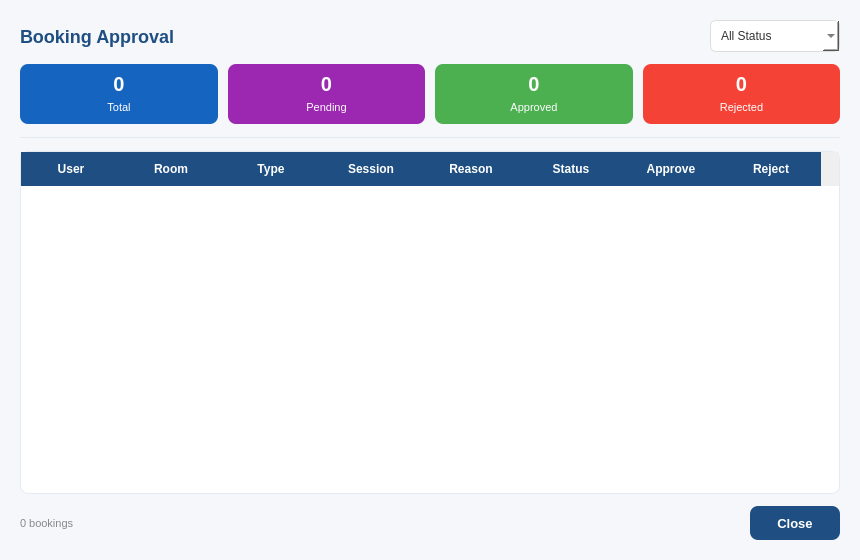
<?xml version="1.0" encoding="UTF-8"?>
<ui version="4.0">
 <class>BookingApproval</class>
 <widget class="QDialog" name="BookingApproval">
  <property name="geometry">
   <rect>
    <x>0</x>
    <y>0</y>
    <width>860</width>
    <height>560</height>
   </rect>
  </property>
  <property name="windowTitle">
   <string>Booking Approval</string>
  </property>
  <property name="styleSheet">
   <string notr="true">QDialog { background: #F5F7FA; }
QLabel { color: #333; border: none; }
QTableWidget { background: white; border: 1px solid #E3EAF2; border-radius: 8px; gridline-color: #F0F0F0; font-size: 12px; color: #333; }
QTableWidget::item { padding: 6px; color: #333; }
QHeaderView::section { background: #1F4F82; color: white; font-weight: bold; font-size: 12px; padding: 8px; border: none; }
QScrollBar:vertical { width: 8px; background: #F0F0F0; border-radius: 4px; }
QScrollBar::handle:vertical { background: #C0C0C0; border-radius: 4px; }</string>
  </property>
  <layout class="QVBoxLayout" name="mainLayout">
   <property name="spacing">
    <number>12</number>
   </property>
   <property name="leftMargin"><number>20</number></property>
   <property name="topMargin"><number>20</number></property>
   <property name="rightMargin"><number>20</number></property>
   <property name="bottomMargin"><number>20</number></property>
   <item>
    <layout class="QHBoxLayout" name="headerLayout">
     <property name="spacing">
      <number>0</number>
     </property>
     <item>
      <widget class="QLabel" name="lblTitle">
       <property name="text">
        <string>Booking Approval</string>
       </property>
       <property name="styleSheet">
        <string notr="true">font-size: 18px; font-weight: bold; color: #1F4F82;</string>
       </property>
      </widget>
     </item>
     <item>
      <spacer name="headerSpacer">
       <property name="orientation">
        <enum>Qt::Horizontal</enum>
       </property>
       <property name="sizeHint" stdset="0">
        <size><width>40</width><height>20</height></size>
       </property>
      </spacer>
     </item>
     <item>
      <widget class="QComboBox" name="comboFilter">
       <property name="minimumSize">
        <size><width>130</width><height>32</height></size>
       </property>
       <property name="styleSheet">
        <string notr="true">QComboBox { padding: 4px 10px; border: 1px solid #ddd; border-radius: 6px; font-size: 12px; background: white; color: #333; }
QComboBox:focus { border: 1px solid #1F4F82; }</string>
       </property>
       <item><property name="text"><string>All Status</string></property></item>
       <item><property name="text"><string>Pending</string></property></item>
       <item><property name="text"><string>Approved</string></property></item>
       <item><property name="text"><string>Rejected</string></property></item>
      </widget>
     </item>
    </layout>
   </item>
   <item>
    <layout class="QHBoxLayout" name="statsLayout">
     <property name="spacing">
      <number>10</number>
     </property>
     <item>
      <widget class="QFrame" name="cardTotal">
       <property name="minimumSize">
        <size><width>0</width><height>60</height></size>
       </property>
       <property name="styleSheet">
        <string notr="true">QFrame { background: #1565C0; border-radius: 8px; }
QLabel { color: white; border: none; }</string>
       </property>
       <layout class="QVBoxLayout" name="cardTotalLayout">
        <property name="spacing"><number>2</number></property>
        <property name="leftMargin"><number>12</number></property>
        <property name="topMargin"><number>8</number></property>
        <property name="rightMargin"><number>12</number></property>
        <property name="bottomMargin"><number>8</number></property>
        <item>
         <widget class="QLabel" name="lblTotalVal">
          <property name="text"><string>0</string></property>
          <property name="alignment"><set>Qt::AlignCenter</set></property>
          <property name="styleSheet"><string notr="true">font-size: 20px; font-weight: bold;</string></property>
         </widget>
        </item>
        <item>
         <widget class="QLabel" name="lblTotalText">
          <property name="text"><string>Total</string></property>
          <property name="alignment"><set>Qt::AlignCenter</set></property>
          <property name="styleSheet"><string notr="true">font-size: 11px;</string></property>
         </widget>
        </item>
       </layout>
      </widget>
     </item>
     <item>
      <widget class="QFrame" name="cardPending">
       <property name="minimumSize">
        <size><width>0</width><height>60</height></size>
       </property>
       <property name="styleSheet">
        <string notr="true">QFrame { background: #9C27B0; border-radius: 8px; }
QLabel { color: white; border: none; }</string>
       </property>
       <layout class="QVBoxLayout" name="cardPendingLayout">
        <property name="spacing"><number>2</number></property>
        <property name="leftMargin"><number>12</number></property>
        <property name="topMargin"><number>8</number></property>
        <property name="rightMargin"><number>12</number></property>
        <property name="bottomMargin"><number>8</number></property>
        <item>
         <widget class="QLabel" name="lblPendingVal">
          <property name="text"><string>0</string></property>
          <property name="alignment"><set>Qt::AlignCenter</set></property>
          <property name="styleSheet"><string notr="true">font-size: 20px; font-weight: bold;</string></property>
         </widget>
        </item>
        <item>
         <widget class="QLabel" name="lblPendingText">
          <property name="text"><string>Pending</string></property>
          <property name="alignment"><set>Qt::AlignCenter</set></property>
          <property name="styleSheet"><string notr="true">font-size: 11px;</string></property>
         </widget>
        </item>
       </layout>
      </widget>
     </item>
     <item>
      <widget class="QFrame" name="cardApproved">
       <property name="minimumSize">
        <size><width>0</width><height>60</height></size>
       </property>
       <property name="styleSheet">
        <string notr="true">QFrame { background: #4CAF50; border-radius: 8px; }
QLabel { color: white; border: none; }</string>
       </property>
       <layout class="QVBoxLayout" name="cardApprovedLayout">
        <property name="spacing"><number>2</number></property>
        <property name="leftMargin"><number>12</number></property>
        <property name="topMargin"><number>8</number></property>
        <property name="rightMargin"><number>12</number></property>
        <property name="bottomMargin"><number>8</number></property>
        <item>
         <widget class="QLabel" name="lblApprovedVal">
          <property name="text"><string>0</string></property>
          <property name="alignment"><set>Qt::AlignCenter</set></property>
          <property name="styleSheet"><string notr="true">font-size: 20px; font-weight: bold;</string></property>
         </widget>
        </item>
        <item>
         <widget class="QLabel" name="lblApprovedText">
          <property name="text"><string>Approved</string></property>
          <property name="alignment"><set>Qt::AlignCenter</set></property>
          <property name="styleSheet"><string notr="true">font-size: 11px;</string></property>
         </widget>
        </item>
       </layout>
      </widget>
     </item>
     <item>
      <widget class="QFrame" name="cardRejected">
       <property name="minimumSize">
        <size><width>0</width><height>60</height></size>
       </property>
       <property name="styleSheet">
        <string notr="true">QFrame { background: #F44336; border-radius: 8px; }
QLabel { color: white; border: none; }</string>
       </property>
       <layout class="QVBoxLayout" name="cardRejectedLayout">
        <property name="spacing"><number>2</number></property>
        <property name="leftMargin"><number>12</number></property>
        <property name="topMargin"><number>8</number></property>
        <property name="rightMargin"><number>12</number></property>
        <property name="bottomMargin"><number>8</number></property>
        <item>
         <widget class="QLabel" name="lblRejectedVal">
          <property name="text"><string>0</string></property>
          <property name="alignment"><set>Qt::AlignCenter</set></property>
          <property name="styleSheet"><string notr="true">font-size: 20px; font-weight: bold;</string></property>
         </widget>
        </item>
        <item>
         <widget class="QLabel" name="lblRejectedText">
          <property name="text"><string>Rejected</string></property>
          <property name="alignment"><set>Qt::AlignCenter</set></property>
          <property name="styleSheet"><string notr="true">font-size: 11px;</string></property>
         </widget>
        </item>
       </layout>
      </widget>
     </item>
    </layout>
   </item>
   <item>
    <widget class="QFrame" name="separator">
     <property name="frameShape">
      <enum>QFrame::HLine</enum>
     </property>
     <property name="styleSheet">
      <string notr="true">color: #E3EAF2;</string>
     </property>
    </widget>
   </item>
   <item>
    <widget class="QTableWidget" name="tableBookings">
     <property name="selectionBehavior">
      <enum>QAbstractItemView::SelectRows</enum>
     </property>
     <property name="editTriggers">
      <set>QAbstractItemView::NoEditTriggers</set>
     </property>
     <property name="alternatingRowColors">
      <bool>true</bool>
     </property>
     <property name="showGrid">
      <bool>false</bool>
     </property>
     <property name="verticalScrollBarPolicy">
      <enum>Qt::ScrollBarAsNeeded</enum>
     </property>
     <column>
      <property name="text"><string>User</string></property>
     </column>
     <column>
      <property name="text"><string>Room</string></property>
     </column>
     <column>
      <property name="text"><string>Type</string></property>
     </column>
     <column>
      <property name="text"><string>Session</string></property>
     </column>
     <column>
      <property name="text"><string>Reason</string></property>
     </column>
     <column>
      <property name="text"><string>Status</string></property>
     </column>
     <column>
      <property name="text"><string>Approve</string></property>
     </column>
     <column>
      <property name="text"><string>Reject</string></property>
     </column>
    </widget>
   </item>
   <item>
    <layout class="QHBoxLayout" name="footerLayout">
     <property name="spacing">
      <number>0</number>
     </property>
     <item>
      <widget class="QLabel" name="lblCount">
       <property name="text">
        <string>0 bookings</string>
       </property>
       <property name="styleSheet">
        <string notr="true">color: #888; font-size: 11px;</string>
       </property>
      </widget>
     </item>
     <item>
      <spacer name="footerSpacer">
       <property name="orientation">
        <enum>Qt::Horizontal</enum>
       </property>
       <property name="sizeHint" stdset="0">
        <size><width>40</width><height>20</height></size>
       </property>
      </spacer>
     </item>
     <item>
      <widget class="QPushButton" name="btnClose">
       <property name="text">
        <string>Close</string>
       </property>
       <property name="minimumSize">
        <size><width>90</width><height>34</height></size>
       </property>
       <property name="cursor">
        <cursorShape>PointingHandCursor</cursorShape>
       </property>
       <property name="styleSheet">
        <string notr="true">QPushButton { background: #1F4F82; border: none; border-radius: 8px; padding: 6px 20px; color: white; font-size: 13px; font-weight: bold; }
QPushButton:hover { background: #163D66; }</string>
       </property>
      </widget>
     </item>
    </layout>
   </item>
  </layout>
 </widget>
 <resources/>
 <connections/>
</ui>
